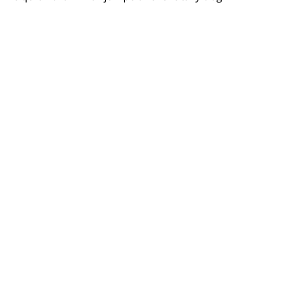
Frame 1 (no input)
Frame 60 (the mouse pressed at the canvas centre just before this capture): identical to frame 1, image omitted
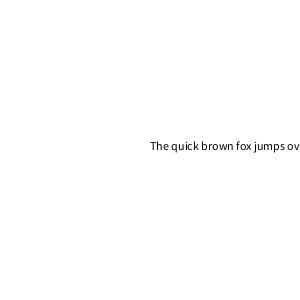
Frame 120 (the mouse held since frame 60 and released just before this capture)

The Processing sketch that drew these frames (run headless with seeded random() and noise(); from frame 60 on, the mouse is pressed at the canvas centre):

// Processing sketch: processing_25140
// ── processing_25140.pde

// Strings are a kind of objects (just like PImage, PFont or the classes
// we have been writing) that allow us to store entire strings of characters
String message = "The quick brown fox jumps over the lazy dog";

void setup() {
  size(300, 300);  
}

void draw() {
  background(255);
  fill(0); 
  
  text(message, mouseX, mouseY);
  
  // You can also specify a bounding box for your text
  // by adding a 'width' and 'height' after the position
  // Processing will "do its best" to fit the text in the box
  // but it's usually not perfect 
  /*
  text(message, mouseX, mouseY, 100, 100);
  noFill();
  rect(mouseX, mouseY, 100, 100);
  */
}
